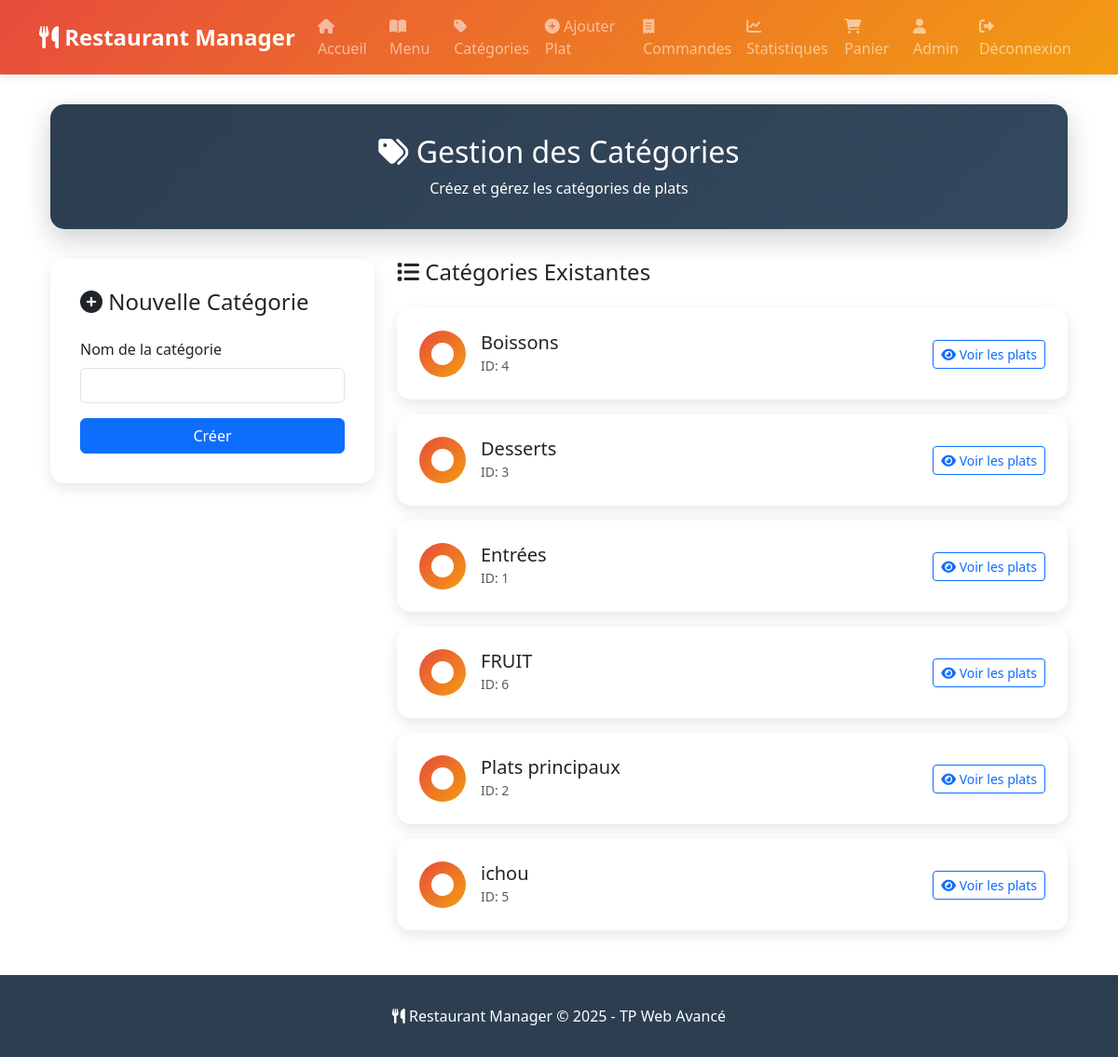
The app's page /admin/categories (signed in) with its own data.
### models.py (models this page shows, shortened)
class User(db.Model):
    __tablename__ = 'users'
    id = db.Column(db.Integer, primary_key=True)
    username = db.Column(db.String(50), nullable=False)
    email = db.Column(db.String(100), nullable=False, unique=True)
    password = db.Column(db.String(200), nullable=False)
    is_admin = db.Column(db.Boolean, default=False, nullable=False)
    created_at = db.Column(db.DateTime, default=datetime.utcnow)
    orders = db.relationship('Order', backref='user', lazy=True)

class Category(db.Model):
    __tablename__ = 'categories'
    id = db.Column(db.Integer, primary_key=True)
    name = db.Column(db.String(50), nullable=False, unique=True)
    dishes = db.relationship('Dish', backref='category', lazy=True)

### app.py (the view, shortened to what this page needs)
@app.route('/admin/categories', methods=['GET', 'POST'])
@admin_required
def admin_categories():
    form = CategoryForm()
    categories = Category.query.order_by(Category.name).all()
    return render_template('admin_categories.html', form=form, categories=categories)

### app.py
class CategoryForm(FlaskForm):
    name = StringField('Nom de la catégorie', validators=[DataRequired(), Length(max=50)])
    submit = SubmitField('Créer')

### app.py (called while the page is built)
def admin_required(f):
    @wraps(f)
    def decorated(*args, **kwargs):
        if 'user_id' not in session:
            flash('Veuillez vous connecter pour accéder à cette page.', 'warning')
            return redirect(url_for('login'))
        user = User.query.get(session['user_id'])
        if not user or not user.is_admin:
            flash('Accès refusé: privilèges administrateur requis.', 'danger')
            return redirect(url_for('index'))
        return f(*args, **kwargs)
    return decorated

### templates/admin_categories.html (shortened to what this page needs)
{% extends "layout.html" %}
{% block content %}
<div class="container">
    <div class="admin-header text-center">
        <h2><i class="fas fa-tags"></i> Gestion des Catégories</h2>
        <p class="mb-0">Créez et gérez les catégories de plats</p>
    </div>
    <div class="row">
        <div class="col-lg-4">
            <div class="form-card">
                <h4 class="mb-4"><i class="fas fa-plus-circle"></i> Nouvelle Catégorie</h4>
                <form method="POST" novalidate>
                    <div class="mb-3">
                        {{ form.name.label(class="form-label") }}
                        {{ form.name(class="form-control" + (" is-invalid" if form.name.errors else "")) }}
                    </div>
                    {{ form.submit(class="btn btn-primary w-100") }}
                </form>
            </div>
        </div>
        <div class="col-lg-8">
            <h4 class="mb-4"><i class="fas fa-list"></i> Catégories Existantes</h4>
            {% if categories %}
                {% for category in categories %}
                <div class="category-item" style="animation-delay: {{ loop.index * 0.1 }}s">
                    <div class="d-flex align-items-center">
                        <div class="category-icon me-3">
                            <i class="fas fa-circle"></i>
                        </div>
                        <div class="flex-grow-1">
                            <h5 class="mb-0">{{ category.name }}</h5>
                            <small class="text-muted">ID: {{ category.id }}</small>
                        </div>
                        <div>
                            <a href="{{ url_for('dishes_view', category=category.id) }}" class="btn btn-sm btn-outline-primary">
                                <i class="fas fa-eye"></i> Voir les plats
                            </a>
                        </div>
                    </div>
                </div>
                {% endfor %}
            {% else %}
                <div class="alert alert-info text-center">
                    <i class="fas fa-info-circle fa-3x mb-3 d-block"></i>
                    <h5>Aucune catégorie</h5>
                    <p class="mb-0">Créez votre première catégorie pour commencer.</p>
                </div>
            {% endif %}
        </div>
    </div>
</div>
{% endblock %}

### templates/layout.html (shortened to what this page needs)
<!DOCTYPE html>
<html lang="fr">
<head>
    <link href="https://cdn.jsdelivr.net/npm/bootstrap@5.3.0/dist/css/bootstrap.min.css" rel="stylesheet">
    <link rel="stylesheet" href="https://cdnjs.cloudflare.com/ajax/libs/font-awesome/6.0.0/css/all.min.css">
</head>
<body>
    <nav class="navbar navbar-expand-lg navbar-dark">
        <div class="container">
            <a class="navbar-brand" href="{{ url_for('index') }}">
                <i class="fas fa-utensils"></i> Restaurant Manager
            </a>
            <div class="collapse navbar-collapse" id="navbarNav">
                <ul class="navbar-nav me-auto">
                    <li class="nav-item">
                        <a class="nav-link" href="{{ url_for('index') }}">
                            <i class="fas fa-home"></i> Accueil
                        </a>
                    </li>
                    <li class="nav-item">
                        <a class="nav-link" href="{{ url_for('dishes_view') }}">
                            <i class="fas fa-book-open"></i> Menu
                        </a>
                    </li>
                    {% if session.get('is_admin') %}
                    <li class="nav-item">
                        <a class="nav-link" href="{{ url_for('admin_categories') }}">
                            <i class="fas fa-tag"></i> Catégories
                        </a>
                    </li>
                    <li class="nav-item">
                        <a class="nav-link" href="{{ url_for('admin_dishes') }}">
                            <i class="fas fa-plus-circle"></i> Ajouter Plat
                        </a>
                    </li>
                    <li class="nav-item">
                        <a class="nav-link" href="{{ url_for('admin_orders') }}">
                            <i class="fas fa-receipt"></i> Commandes
                        </a>
                    </li>
                    <li class="nav-item">
                        <a class="nav-link" href="{{ url_for('stats') }}">
                            <i class="fas fa-chart-line"></i> Statistiques
                        </a>
                    </li>
                    {% endif %}
                </ul>
                <ul class="navbar-nav">
                    {% if session.get('user_id') %}
                    <li class="nav-item position-relative">
                        <a class="nav-link" href="{{ url_for('cart') }}">
                            <i class="fas fa-shopping-cart"></i> Panier
                        </a>
                    </li>
                    <li class="nav-item">
                        <a class="nav-link" href="{{ url_for('profile') }}">
                            <i class="fas fa-user"></i> {{ session.username }}
                        </a>
                    </li>
                    <li class="nav-item">
                        <a class="nav-link" href="{{ url_for('logout') }}">
                            <i class="fas fa-sign-out-alt"></i> Déconnexion
                        </a>
                    </li>
                    {% endif %}
                </ul>
            </div>
        </div>
    </nav>
    <main class="main-content">
        <div class="container">
            {% block content %}{% endblock %}
        </div>
    </main>
    <footer>
        <div class="container text-center">
            <p class="mb-0">
                <i class="fas fa-utensils"></i> Restaurant Manager &copy; 2025 - TP Web Avancé
            </p>
        </div>
    </footer>
</body>
</html>

### templates/layout.html (style rules this page uses)
:root { --primary-color: #e74c3c; --secondary-color: #2c3e50; --accent-color: #f39c12; }
body { font-family: 'Segoe UI', Tahoma, Geneva, Verdana, sans-serif; min-height: 100vh; display: flex; flex-direction: column; }
.navbar { background: linear-gradient(135deg, var(--primary-color), var(--accent-color)); box-shadow: 0 2px 10px rgba(0,0,0,0.1); }
.navbar-brand { font-weight: bold; font-size: 1.5rem; }
.nav-link { transition: all 0.3s ease; position: relative; }
.nav-link::after { content: ''; position: absolute; bottom: 0; left: 50%; width: 0; height: 2px; background: white; transition: all 0.3s ease; transform: translateX(-50%); }
.main-content { flex: 1; padding: 2rem 0; }
footer { background: var(--secondary-color); color: white; padding: 2rem 0; margin-top: auto; }

### templates/admin_categories.html (style rules this page uses)
.admin-header { background: linear-gradient(135deg, var(--secondary-color), #34495e); color: white; padding: 2rem; border-radius: 15px; margin-bottom: 2rem; box-shadow: 0 10px 30px rgba(0,0,0,0.2); }
.form-card { background: white; border: none; border-radius: 15px; padding: 2rem; box-shadow: 0 5px 15px rgba(0,0,0,0.1); margin-bottom: 2rem; }
.category-item { background: white; border: none; border-radius: 15px; padding: 1.5rem; margin-bottom: 1rem; box-shadow: 0 5px 15px rgba(0,0,0,0.1); transition: all 0.3s ease; animation: slideIn 0.5s ease; }
.category-icon { width: 50px; height: 50px; background: linear-gradient(135deg, var(--primary-color), var(--accent-color)); border-radius: 50%; display: flex; align-items: center; justify-content: center; color: white; font-size: 1.5rem; }

### records on screen
User: username "Admin"
Category: name "Boissons", id "4"
Category: name "Desserts", id "3"
Category: name "Entrées", id "1"
Category: name "FRUIT", id "6"
Category: name "Plats principaux", id "2"
Category: name "ichou", id "5"
